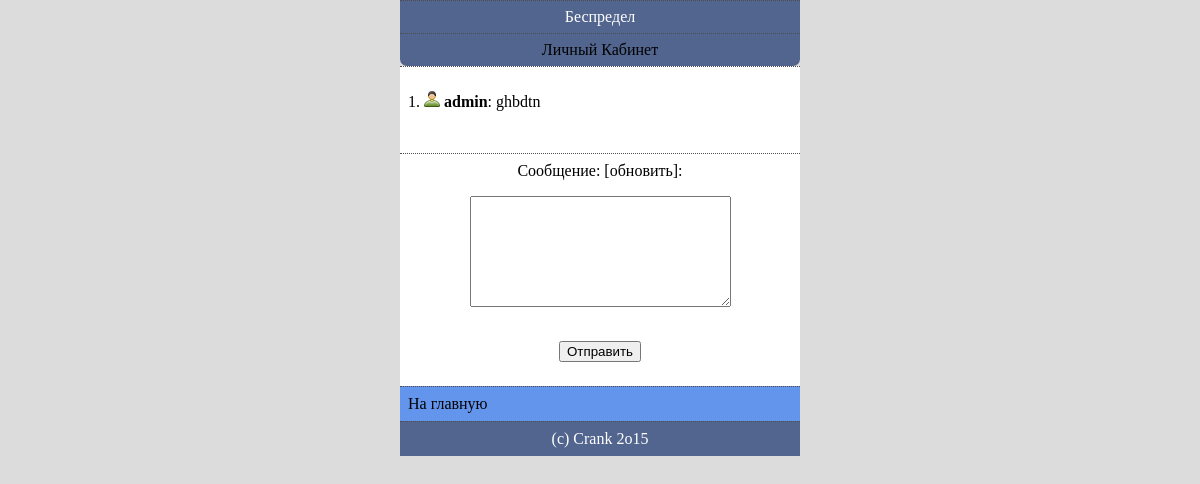
Page /PtCMSver03/chat_bes.php (signed in) on the committed database.
### tables this page shows
CREATE TABLE `chat_bes` (
  `id` int(11) NOT NULL,
  `msg` text NOT NULL,
  `name` varchar(20) NOT NULL,
  `id_us` int(11) NOT NULL,
  `pol` varchar(10) DEFAULT '0'
);

CREATE TABLE `smile` (
  `id` int(11) NOT NULL,
  `name` varchar(244) NOT NULL,
  `icon` varchar(244) NOT NULL,
  `papka` varchar(30) NOT NULL
);

CREATE TABLE `site` (
  `copyr` varchar(1024) DEFAULT NULL,
  `title` varchar(1024) DEFAULT NULL,
  `kosh` varchar(13) DEFAULT 'КОШ СОЗДАТЕЛЯ'
);

### PtCMSver03/include/fnc.php (the view, shortened to what this page needs)
<?php
function smile($msg)
{
$msg = trim($msg);
$s = mysql_query("SELECT * FROM `smile` ORDER BY `id` DESC");
while($smile = mysql_fetch_array($s))
{
$msg = str_replace($smile['name'],' <img src="'.$HOME.'/img/smile/'.$smile['icon'].'" alt="'.$smile['name'].'"/> ',$msg);
}
return $msg;
}
?>

### PtCMSver03/chat_bes.php (shortened to what this page needs)
<?php
include_once ('config.php');
if(!empty($user)){
echo '<div class="head"><center>Беспредел</center></div>';
echo '<div class="kabi"><center><a href="kabik.php">Личный Кабинет</a></center></div>';
echo '<div class="menuxa">';
$num = 15;
$page = $_GET['page'];
$page = intval($page);
if(empty($page) or $page < 0) $page = 1;
$start = $page * $num - $num;
$ooo=mysql_query("SELECT * FROM `chat_bes` ORDER BY id DESC LIMIT $start, $num");
while($chat_bes=mysql_fetch_array($ooo))
{
if($chat_bes['pol']==m)  echo '<p>'.$chat_bes['id'].'.  <img src="img/pol/m.png" alt="*" /><a href="pro.php?id='.$chat_bes[id_us].'"><b> '.htmlspecialchars($chat_bes['name']).'</b></a>: '.smile(nl2br($chat_bes['msg'])).'</p>';
}
 echo '<center>';
echo '</div>';
echo '<div class="menuxa">';
echo '<center><form action="chat_bes.php" method="post">
Сообщение: [<a href="/chat_bes.php">обновить</a>]: </br>
<p><textarea maxlength="300" cols="30" rows="7" name="msg"></textarea></p></br>';
echo '<input type="submit" value="Отправить" /></p>
</form></center>';
echo '</div>';
echo '<div class="test"><a href="index.php">На главную</a></div>';
}
include_once ('include/foot.php');
?>

### PtCMSver03/include/foot.php
<?
$ss = mysql_fetch_assoc(mysql_query("SELECT * FROM `site`"));
echo '<div class="foot"><center>'.$ss['copyr'].'</center></div>';
?>

### desing/css.css (style rules this page uses)
a { color: black; text-decoration: none; }
.menuxa { color: black; BACKGROUND: #fff; PADDING:8PX; BORDER-TOP:1PX DOTTED #4D4D4D; }
.test { color: #55BE52; BACKGROUND: CornflowerBlue; BORDER-TOP:1PX DOTTED #4D4D4D; PADDING: 8PX; }
.head { color: #fff; BACKGROUND: #002800 url(head.png) ; BORDER-TOP:1PX DOTTED #4D4D4D; PADDING: 7PX; }
.kabi { color: WhiteSmoke; BACKGROUND: #002800 url(head.png) ; BORDER-TOP:1PX DOTTED #4D4D4D; border-radius : 0 0 7px 7px; PADDING: 7PX; }
.foot { color: #fff; BACKGROUND: #002800 url(head.png) ; BORDER-TOP:1PX DOTTED #4D4D4D; PADDING: 8PX; }

### rows in the picture
chat_bes: id "1", name "admin", msg.icon "ghbdtn"
site: copyr "(c) Crank 2o15"
